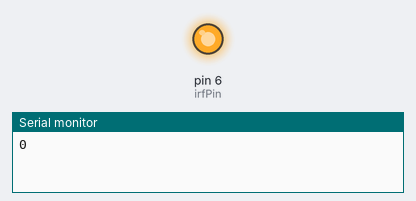
The sketch below on a simulated Arduino Uno, built with avr-gcc and run on an emulated ATmega328P. Parts: output pins drawn as LEDs (lit = HIGH), the last lines printed to the serial monitor.

Above: at 0.05 s.
At 10.45 s:
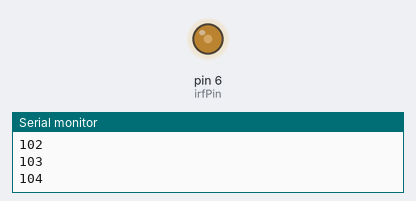
At 15.65 s:
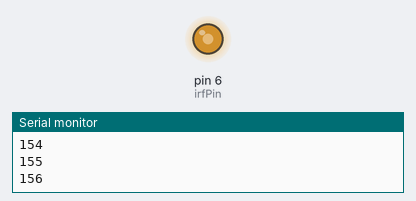
At 20.85 s:
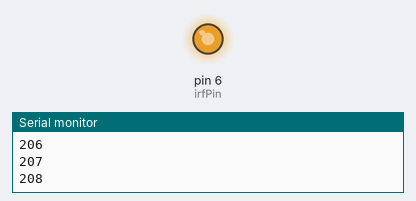
Timing chart, 0 to 33.3 s (numbered marks = the images above):
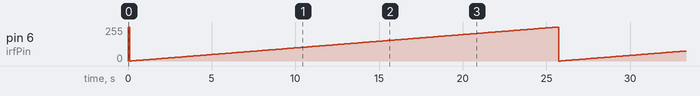

The sketch:

irf520_simple.ino
```cpp
/**
 * Testing out laser
 * https://arduinomodules.info/ky-008-laser-transmitter-module/
 */

const int irfPin = 6;
int delayTime = 100;
int motorSpeed = 255;

void setup() {
  Serial.begin(9600);
  pinMode(irfPin, OUTPUT);
}

void loop() {
  analogWrite(irfPin, motorSpeed);
  motorSpeed = (motorSpeed + 1) % 256;
  Serial.println(motorSpeed);
  delay(delayTime);
}
```

Measured:
- by itself, pin 6 (irfPin): ramps from 0/255 to 255/255 and jumps back, once every 25.6 s
